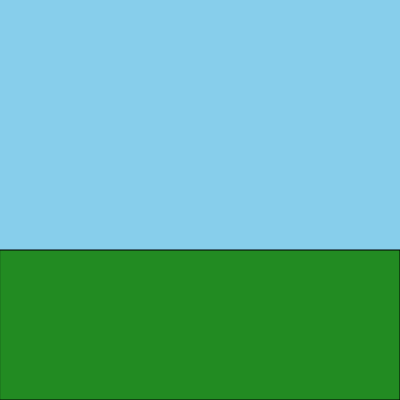
Frame 1 (no input)
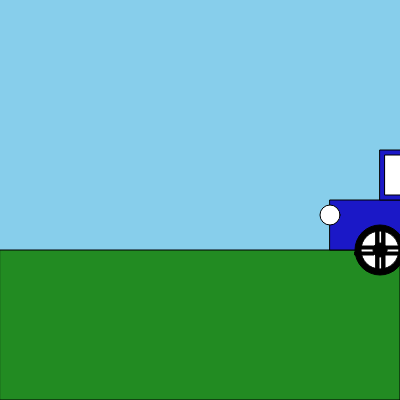
Frame 60 (no input)
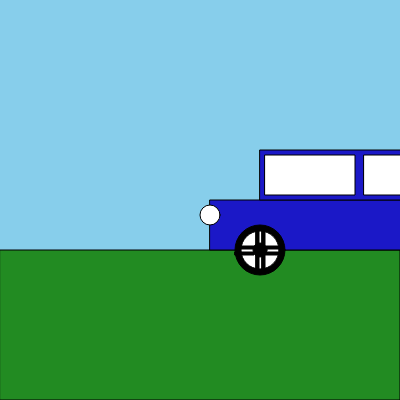
Frame 120 (the mouse pressed at the canvas centre since frame 60)

The p5.js sketch that drew these frames (run headless with seeded random() and noise() and a simulated clock; from frame 60 on, the mouse is pressed at the canvas centre):

// p5.js sketch
// ── sketch.js
let carX = 400;

function setup() {
  createCanvas(400, 400);
}

function draw() {
  background(135, 206, 235); // Sky blue background

  // Ground
  fill(34, 139, 34);
  rect(0, 250, width, 150);

  // Update car position
  carX -= 2;
  if (carX < -300) {
    carX = width; // Reset position for continuous movement
  }

  // Body of the car
  fill(27, 24, 199);
  rect(carX + 50, 200, 300, 50);
  rect(carX + 100, 150, 200, 50);

  // Wheels
  fill(0, 0, 0);
  ellipse(carX + 100, 250, 50, 50);
  ellipse(carX + 300, 250, 50, 50);
  ellipse(carX + 100, 250, 20, 20);
  ellipse(carX + 300, 250, 20, 20);

  // White part of the wheels
  fill(255, 255, 255);
  ellipse(carX + 100, 250, 38, 38);
  ellipse(carX + 300, 250, 38, 38);

  // Bolts
  fill(0, 0, 0);
  ellipse(carX + 100, 250, 14, 14);
  ellipse(carX + 300, 250, 14, 14);

  // Rims
  fill(0, 0, 0);
  rect(carX + 302, 230, 3, 15);
  rect(carX + 296, 230, 3, 15);
  rect(carX + 305, 246, 15, 3);
  rect(carX + 296, 255, 3, 15);
  rect(carX + 305, 252, 15, 3);
  rect(carX + 302, 255, 3, 15);
  rect(carX + 105, 246, 15, 3);
  rect(carX + 102, 255, 3, 15);
  rect(carX + 105, 252, 15, 3);
  rect(carX + 96, 255, 3, 15);
  rect(carX + 102, 230, 3, 15);
  rect(carX + 96, 230, 3, 15);
  rect(carX + 80, 246, 15, 3);
  rect(carX + 280, 245, 15, 3);
  rect(carX + 75, 252, 19, 3);
  rect(carX + 280, 251, 15, 3);

  // Headlights
  fill(255, 255, 255);
  ellipse(carX + 50, 215, 20, 20);

  // Windows
  fill(255, 255, 255);
  rect(carX + 204, 155, 90, 40);
  rect(carX + 105, 155, 90, 40);

  // Rearview mirror
  fill(0, 0, 0);
  rect(carX + 350, 234, 20, 10);
}
